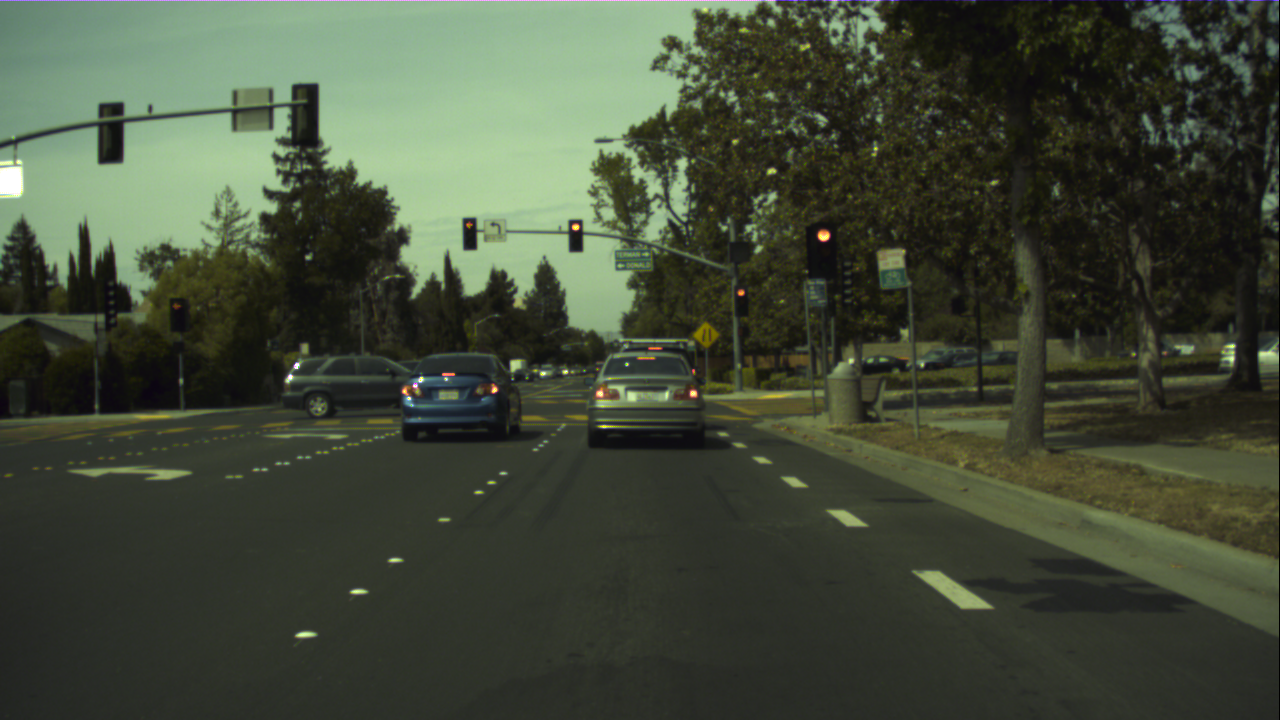
//> input picture src/images/13608.png, 1280 x 720 px; the run also reads 1 picture not shown here
$ ./mainGraf   (built with g++ and OpenCV 4)
//> lines starting //> are read from the running program, lines starting //| are printed output that depends on the picture; after the words box and inside, x2 and y2 are one past the last pixel; in counts of white or black regions, pixels touching at a corner belong together
### src/TRACKING/Tracking.h
#ifndef TRACKING_H
#define TRACKING_H
#include <opencv2/opencv.hpp>
#include <opencv2/video/tracking.hpp>
#include <vector>
using namespace cv;
using namespace std;
class Tracking
{
    //p entfernung vom ursprung und θ gleich winkel
    //als p= x*cos(O)+y*sin(O)
/*     In der Praxis: Hesse’sche Normalform x · cos(θ) + y · sin(θ) = p
        Parameterraum (p, θ), mit 0 ≤ θ < π und −rmax ≤ r(θ) ≤ rmax
        (rmax = (1/2)*(√M²+ N²) )*/

        // bei hohen geschwindigkeiten hat sich der Kalmanfilter als schlechetr erwiesen
        //ein einfacheres verfahren letztes verwenden von (p,θ) hat sich als besser erwiesen
        //Tracking setzt das verwenden des alten (p,θ) um also Acc(p,θ)

private:
    KalmanFilter kf;
    /* data */
public:
    Tracking(/* args */);
    void drawRhoThetaLine(Mat& img, double rho, double theta, Scalar color, int thickness);
    void generateHoughValuesAndTest();
    double process(cv::Mat& visual_img,double p_current,double theta_current);
    ~Tracking();
};
#endif // TRACKING_H

### src/NOISEREDUCTION/NoiseReduction.h
//
// Created by root on 05.11.25.
//

#ifndef DOCKIBOT_NOISEREDUCTION_H
#define DOCKIBOT_NOISEREDUCTION_H
#include <opencv2/opencv.hpp>
using namespace cv;
class NoiseReduction {
   static Mat m_image;
    public:
    Mat completeRunNoiseReduction(Mat image);
};


#endif //DOCKIBOT_NOISEREDUCTION_H

### src/FOURPICTURESDISPLAY/DisplayFourPictures.h
//
// Created by root on 05.11.25.
//

#ifndef DISPLAYFOURPICTURES_H
#define DISPLAYFOURPICTURES_H
#include <opencv2/opencv.hpp>
#include <vector>
using namespace cv;
using namespace std;
class DisplayFourPictures {
public:
  // 3. Lösche den Kopier-Konstruktor und Zuweisungs-Operator
  //    Dies verhindert, dass jemand die Instanz kopieren kann.
  DisplayFourPictures(const DisplayFourPictures&) = delete;
  DisplayFourPictures& operator=(const DisplayFourPictures&) = delete;

  // 2. Die öffentliche "getInstance" Methode
  static DisplayFourPictures& getInstance() {
    // 1. Die einzige Instanz wird hier als "static" deklariert.
    //    Sie wird nur beim allerersten Aufruf von getInstance() erstellt.
    //    Dies ist seit C++11 garantiert thread-sicher.
    static DisplayFourPictures instance;

    return instance;
  }

  static void addPictures(Mat image);

private:
  static vector<Mat> m_pictures;
  // 0. Der Konstruktor ist private!
  DisplayFourPictures() {
    // Konstruktor-Logik hier (wird nur einmal ausgeführt)
    std::cout << "Singleton-Instanz erstellt!" << std::endl;
  }
};


#endif //DISPLAYFOURPICTURES_H

### src/COLORSPACESCALING/ColorSpaceScaling.h
#ifndef COLORSPACESCALING_H
#define COLORSPACESCALING_H
#include <opencv2/opencv.hpp>
using namespace cv;
using namespace std;
class ColorSpaceScaling {
public:
    static int m_imageFlagYuv;
    static Mat m_image; // Das BGR-Bild, auf das wir zeichnen

    static void greyScaleBGRTOGREY();

    static void backYUVToRGB();

    static void yuvScale();

    // NEUE SIGNATUR: Nimmt das YUV-Bild zum Lesen entgegen
    static void drawLine( int k, int step, int y_line, int starlefside,const Mat& yuvImage);

    static void verticalThreeFourthLine();
    static Mat CompleteRunCSS(Mat image);
};

#endif //COLORSPACESCALING_H

### src/NOISEREDUCTION/NoiseReduction.cpp
//
// Created by root on 05.11.25.
//

#include "NoiseReduction.h"

#include "../FOURPICTURESDISPLAY/DisplayFourPictures.h"
Mat NoiseReduction::m_image;
Mat NoiseReduction::completeRunNoiseReduction(Mat image) {
    bilateralFilter(image,m_image,7,25,50);
    //DisplayFourPictures& display=DisplayFourPictures::getInstance();
    //display.addPictures(m_image);
    return m_image;
}

### src/COLORSPACESCALING/ColorSpaceScaling.cpp
#include "ColorSpaceScaling.h"

#include "../FOURPICTURESDISPLAY/DisplayFourPictures.h"
Mat ColorSpaceScaling::m_image; // Definition
int ColorSpaceScaling::m_imageFlagYuv;
// greyscale(...) bleibt unverändert
void ColorSpaceScaling::greyScaleBGRTOGREY() {
    if (m_image.empty()) {
        throw invalid_argument("No image is provided");
    }else {
        cvtColor(m_image, m_image, COLOR_BGR2GRAY);

    }
}
// [8 lines left out: function backYUVToRGB, not called in this run]
void ColorSpaceScaling::yuvScale() {
    if (m_image.empty()) {
        throw invalid_argument("No image is provided");
    }else {
        // KORREKTUR/HINWEIS: Wenn u=Cb und v=Cr ist,
        // MUSST du COLOR_BGR2YCrCb verwenden!
        cvtColor(m_image, m_image, COLOR_BGR2YUV);

    }
}

// ==========================================================
// KORRIGIERTE drawLine FUNKTION
// ==========================================================
void ColorSpaceScaling::drawLine(int k, int step, int y_line, int starlefside,const Mat& yuvImage) {
    int current_x = 0; // Die X-Position, die wir scannen

    // 1. Startposition bestimmen
    if (k == 1) { // Linke Seite
        current_x = starlefside;
    } else { // Rechte Seite
        int width = m_image.cols;
        // Startet auf der rechten Seite, 11 Schritte "links" vom rechten Rand
        current_x = width - starlefside - (step * 11);
    }
    // 2. Schleife: Scanne 11 Punkte
    for (int i = 0; i < 11; i++) {

        // Hole den YCrCb-Pixelwert aus dem YCrCb-BILD (yuvImage)
        // an der korrekten Position (y_line, current_x)

        Vec3b pixel = yuvImage.at<Vec3b>(y_line, current_x);

        circle(m_image,
           Point(current_x, y_line),
           7,
           Scalar( 0,0,255),        // ROT (R=255, G=0, B=0)
           1);
        int u_val = static_cast<int>(pixel[1]); // Cb (Kanal 2)
        int v_val = static_cast<int>(pixel[2]); // Cr (Kanal 1)
        cout << "u - v: " << u_val <<" - "<<v_val <<"="<<u_val-v_val <<"\n";
        // "wenn u-v < -15"
        if (u_val - v_val < -15) {
            cout<< "Gefunden bei x=" << current_x << ", u-v=" << (u_val - v_val) << "\n";
            m_imageFlagYuv=1;
        //     cv::circle(m_image,
        //    cv::Point(current_x, y_line),
        //    7,
        //    cv::Scalar( 0,255, 255),      // GELB (R=255, G=255, B=0)
        //    1);// Gefüllt
        break;
        }
        //Mat yuvImage = yuvscale(m_image); heir einfügen bzw ausklammern wenn wirklcih evrwenden

        current_x += step;
    }
}

// ==========================================================
// KORRIGIERTE vertivalThrreFourthLine FUNKTION
// ==========================================================
void ColorSpaceScaling::verticalThreeFourthLine() {

    if (m_image.empty()) {
        throw invalid_argument("No image is provided");
    }

    // 1. m_image als *Kopie* des Originals (BGR) speichern, ZUM ZEICHNEN.


    // 2. EINE YCrCb-Version erstellen, NUR ZUM LESEN
     // Nutzt die korrigierte YCrCb-Konvertierung
    Mat yuvimage=m_image.clone();
    cvtColor(yuvimage, yuvimage, COLOR_BGR2YUV);
    int startleftside = 150;
    int width = m_image.cols;
    int height = m_image.rows;
    int line_y = (height * 3) / 4;
    int step = max(1, static_cast<int>(width * 0.01));

    cout << "Bildgröße: " << width << "x" << height << "\n";
    cout << "Scan-Linie bei y=" << line_y << "\n";
    cout << "Pixel-Abstand: " << step << "px\n";

    // 3. Rufe die korrigierte drawLine auf
    drawLine( 1, step, line_y, startleftside,yuvimage);
    if(m_imageFlagYuv==0){
    drawLine(-1, step, line_y, startleftside,yuvimage);
    }


}

Mat ColorSpaceScaling::CompleteRunCSS(Mat image) {
    if (image.empty()) {
        throw invalid_argument("No image is provided");
    }
    m_imageFlagYuv=0;
    m_image = image.clone();
    if(m_image.size().width>640 || m_image.size().height>480){
    Size grid_size(640, 480);
    resize(m_image,m_image, grid_size);
    }
    verticalThreeFourthLine();
    if(m_imageFlagYuv==0){
        cout << " greyscale aufgerufen\n";
        greyScaleBGRTOGREY();
    }else{
        cout << " yuvscale aufgerufen\n";
        yuvScale();
    }

    // [7 lines of commented-out code are left out]


    return m_image;
}

### src/mainGraf.cpp
#include <iostream>

#include <opencv2/opencv.hpp>

#include "COLORSPACESCALING/ColorSpaceScaling.h"
#include "FOURPICTURESDISPLAY/DisplayFourPictures.h"
#include "NOISEREDUCTION/NoiseReduction.h"
#include "TRACKING/Tracking.h"
// TIP To <b>Run</b> code, press <shortcut actionId="Run"/> or click the <icon src="AllIcons.Actions.Execute"/> icon in the gutter.
using namespace cv;
void onePictureAandB(Mat image) {
    ColorSpaceScaling a;
    image =a.CompleteRunCSS(image);
    NoiseReduction b;
    b.completeRunNoiseReduction(image);
}
int main() {
    DisplayFourPictures& display=DisplayFourPictures::getInstance();
    string base_path = "/ws/src/example_ros_wheels/src/images/";

    Mat image1 = imread(base_path + "13608.png");
//> image1 is the input picture: 720 rows x 1280 cols, CV_8UC3; mean B, G, R 56.8, 74.2, 66.1
    Mat image2 = imread(base_path + "15582.png");
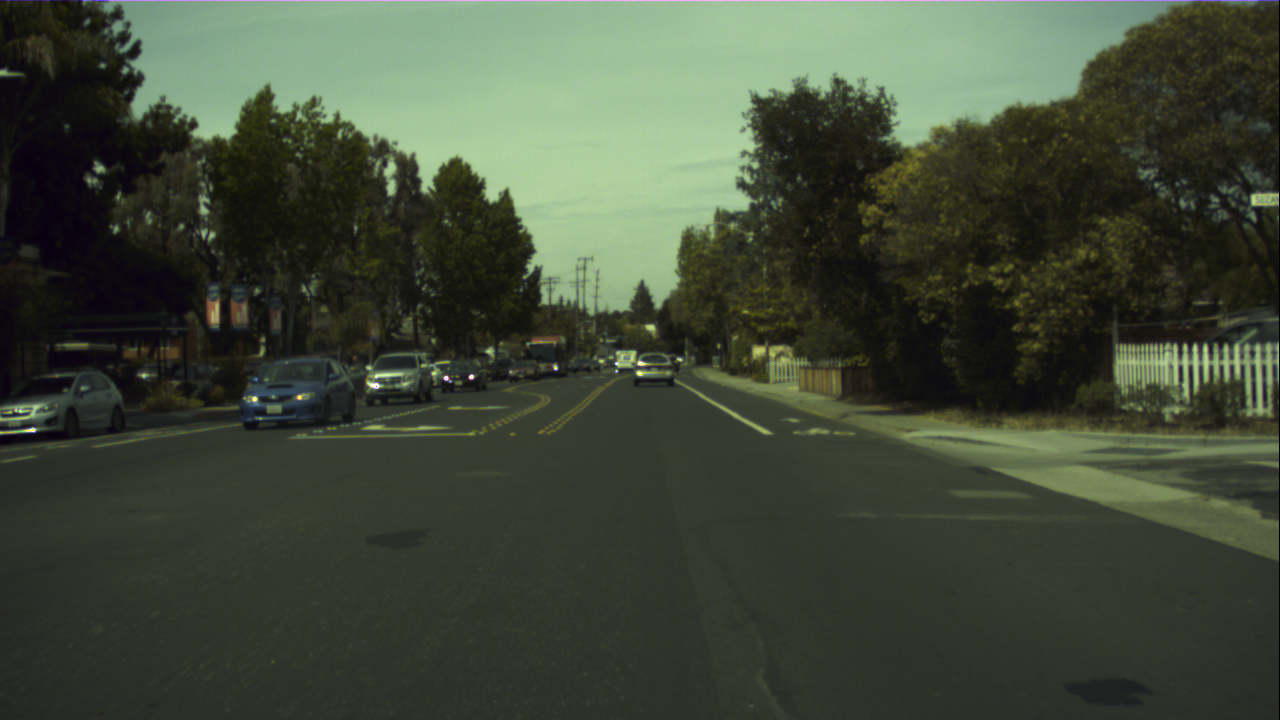
//> input picture src/images/15582.png, 1280 x 720 px
//> image2 is the input picture: 720 rows x 1280 cols, CV_8UC3; mean B, G, R 57, 73.3, 65
    Mat image3 = imread(base_path + "17312.png");
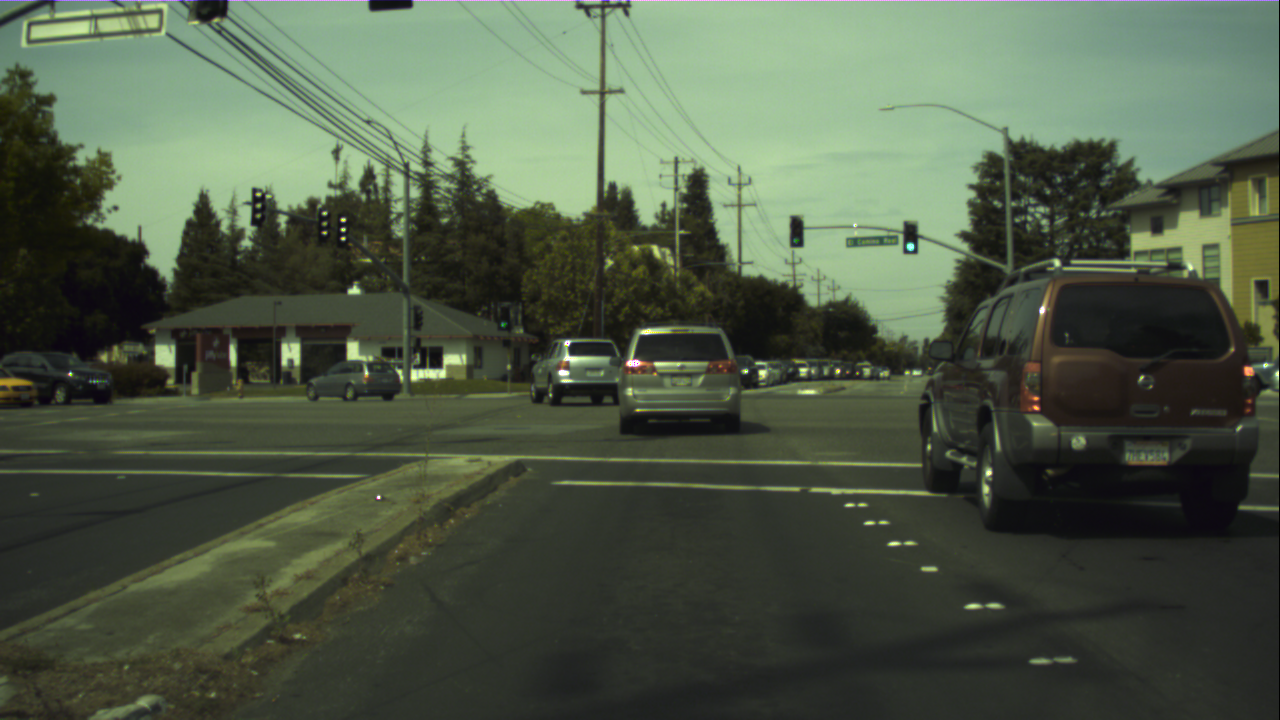
//> input picture src/images/17312.png, 1280 x 720 px
//> image3 is the input picture: 720 rows x 1280 cols, CV_8UC3; mean B, G, R 70.9, 90.3, 78.5
    Mat image4 = imread(base_path + "21800.png");
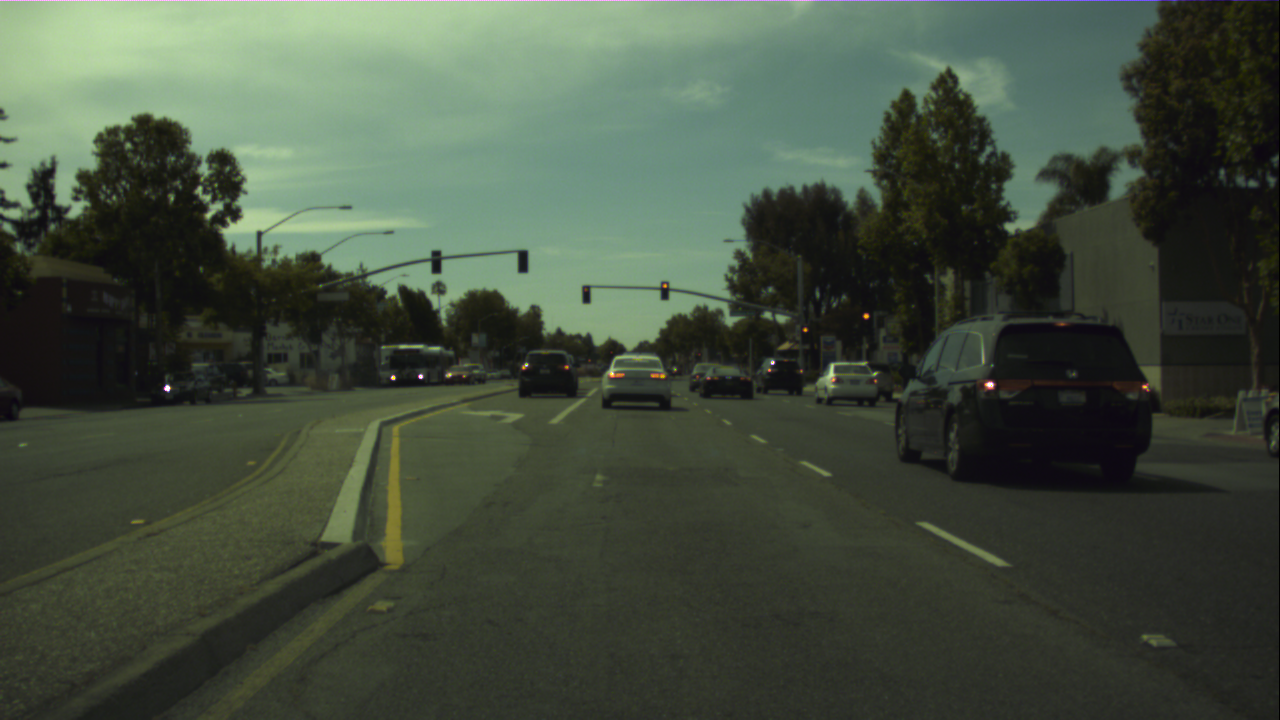
//> input picture src/images/21800.png, 1280 x 720 px
//> image4 is the input picture: 720 rows x 1280 cols, CV_8UC3; mean B, G, R 63.2, 78.4, 67.4
    Mat image5 = imread(base_path + "13190.png");
    onePictureAandB(image1);
//> in verticalThreeFourthLine, `cvtColor(yuvimage, yuvimage, COLOR_BGR2YUV);`: yuvimage: 480 rows x 640 cols, CV_8UC3; mean of channels 0, 1, 2 69.8, 121.8, 124.7
//| Bildgröße: 640x480
//| Scan-Linie bei y=360
//| Pixel-Abstand: 6px
//> the loop in drawLine, `for (int i = 0; i < 11; i++)` made 11 passes
//> (pixel, u_val) on passes 1 to 11: ([52, 125, 126], 125), ([52, 125, 126], 125), ([53, 124, 126], 124), ([54, 124, 126], 124), ([53, 124, 126], 124), ([53, 123, 126], 123), ([53, 124, 126], 124), ([53, 124, 126], 124), ([54, 124, 126], 124), ([54, 125, 126], 125), ([54, 124, 126], 124)
//| u - v: 125 - 126=-1
//| u - v: 125 - 126=-1
//| u - v: 124 - 126=-2
//| u - v: 124 - 126=-2
//| u - v: 124 - 126=-2
//| u - v: 123 - 126=-3
//| u - v: 124 - 126=-2
//| u - v: 124 - 126=-2
//> (output is shown up to pass 8 of 11)
//> after the loop in drawLine, `for (int i = 0; i < 11; i++)`: m_image: 480 rows x 640 cols, CV_8UC3; mean B, G, R 56.8, 74.1, 66.3
//> after the loop in drawLine, `for (int i = 0; i < 11; i++)`: current_x = 216
//> the loop in drawLine (call 2), `for (int i = 0; i < 11; i++)` made 11 passes
//> (pixel, u_val, v_val) on passes 1 to 11: ([54, 125, 126], 125, 126), ([56, 123, 126], 123, 126), ([57, 123, 127], 123, 127), ([58, 124, 126], 124, 126), ([58, 123, 126], 123, 126), ([57, 122, 126], 122, 126), ([56, 123, 127], 123, 127), ([53, 124, 127], 124, 127), ([54, 123, 127], 123, 127), ([55, 124, 126], 124, 126), ([56, 124, 127], 124, 127)
//| u - v: 125 - 126=-1
//| u - v: 123 - 126=-3
//| u - v: 123 - 127=-4
//| u - v: 124 - 126=-2
//| u - v: 123 - 126=-3
//| u - v: 122 - 126=-4
//| u - v: 123 - 127=-4
//| u - v: 124 - 127=-3
//> (output is shown up to pass 8 of 11)
//> after the loop in drawLine (call 2), `for (int i = 0; i < 11; i++)`: m_image: 480 rows x 640 cols, CV_8UC3; mean B, G, R 56.8, 74.1, 66.5
    onePictureAandB(image2);
//> in verticalThreeFourthLine (call 2), `cvtColor(yuvimage, yuvimage, COLOR_BGR2YUV);`: yuvimage: 480 rows x 640 cols, CV_8UC3; mean of channels 0, 1, 2 68.9, 122.3, 124.5
//| Bildgröße: 640x480
//| Scan-Linie bei y=360
//| Pixel-Abstand: 6px
//> after the loop in drawLine (call 3), `for (int i = 0; i < 11; i++)`: m_image: 480 rows x 640 cols, CV_8UC3; mean B, G, R 57, 73.2, 65.2
//> after the loop in drawLine (call 4), `for (int i = 0; i < 11; i++)`: m_image: 480 rows x 640 cols, CV_8UC3; mean B, G, R 56.9, 73.1, 65.4
    onePictureAandB(image3);
//> in verticalThreeFourthLine (call 3), `cvtColor(yuvimage, yuvimage, COLOR_BGR2YUV);`: yuvimage: 480 rows x 640 cols, CV_8UC3; mean of channels 0, 1, 2 84.5, 121.4, 122.6
//| Bildgröße: 640x480
//| Scan-Linie bei y=360
//| Pixel-Abstand: 6px
//> after the loop in drawLine (call 5), `for (int i = 0; i < 11; i++)`: m_image: 480 rows x 640 cols, CV_8UC3; mean B, G, R 70.9, 90.2, 78.6
//> in yuvScale, `cvtColor(m_image, m_image, COLOR_BGR2YUV);`: m_image: 480 rows x 640 cols, CV_8UC3; mean of channels 0, 1, 2 84.5, 121.4, 122.7
    onePictureAandB(image4);
//> in verticalThreeFourthLine (call 4), `cvtColor(yuvimage, yuvimage, COLOR_BGR2YUV);`: yuvimage: 480 rows x 640 cols, CV_8UC3; mean of channels 0, 1, 2 73.4, 123.1, 122.7
//| Bildgröße: 640x480
//| Scan-Linie bei y=360
//| Pixel-Abstand: 6px
//> the loop in drawLine (call 6), `for (int i = 0; i < 11; i++)` made 8 passes
//> (pixel, u_val, v_val) on passes 1 to 8: ([66, 120, 126], 120, 126), ([59, 122, 127], 122, 127), ([95, 110, 125], 110, 125), ([107, 112, 124], 112, 124), ([107, 111, 121], 111, 121), ([66, 121, 123], 121, 123), ([59, 124, 127], 124, 127), ([98, 106, 131], 106, 131)
//| u - v: 120 - 126=-6
//| u - v: 122 - 127=-5
//| u - v: 110 - 125=-15
//| u - v: 112 - 124=-12
//| u - v: 111 - 121=-10
//| u - v: 121 - 123=-2
//| u - v: 124 - 127=-3
//| u - v: 106 - 131=-25
//| Gefunden bei x=192, u-v=-25
//> after the loop in drawLine (call 6), `for (int i = 0; i < 11; i++)`:
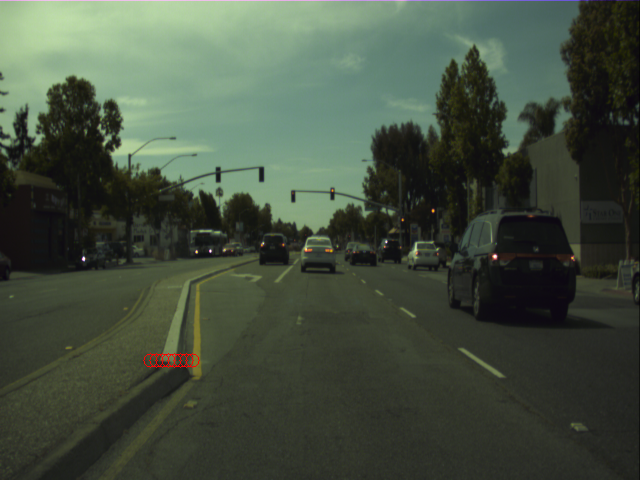
//> m_image: 480 rows x 640 cols, CV_8UC3; mean B, G, R 63.2, 78.3, 67.5
//> after the loop in drawLine (call 6), `for (int i = 0; i < 11; i++)`: current_x = 192
//> in yuvScale (call 2), `cvtColor(m_image, m_image, COLOR_BGR2YUV);`: m_image: 480 rows x 640 cols, CV_8UC3; mean of channels 0, 1, 2 73.4, 123.1, 122.8
    onePictureAandB(image5);
//> in verticalThreeFourthLine (call 5), `cvtColor(yuvimage, yuvimage, COLOR_BGR2YUV);`: yuvimage: 480 rows x 640 cols, CV_8UC3; mean of channels 0, 1, 2 67.3, 122.1, 124.5
//| Bildgröße: 640x480
//| Scan-Linie bei y=360
//| Pixel-Abstand: 6px
//> the loop in drawLine (call 7), `for (int i = 0; i < 11; i++)` made 11 passes
//> (pixel, u_val, v_val) on passes 1 to 11: ([56, 123, 126], 123, 126), ([57, 124, 127], 124, 127), ([59, 123, 127], 123, 127), ([56, 124, 127], 124, 127), ([56, 122, 125], 122, 125), ([58, 123, 126], 123, 126), ([62, 124, 128], 124, 128), ([60, 122, 126], 122, 126), ([65, 123, 126], 123, 126), ([60, 123, 127], 123, 127), ([57, 123, 126], 123, 126)
//| u - v: 123 - 126=-3
//| u - v: 124 - 127=-3
//| u - v: 123 - 127=-4
//| u - v: 124 - 127=-3
//| u - v: 122 - 125=-3
//| u - v: 123 - 126=-3
//| u - v: 124 - 128=-4
//| u - v: 122 - 126=-4
//> (output is shown up to pass 8 of 11)
//> after the loop in drawLine (call 7), `for (int i = 0; i < 11; i++)`:
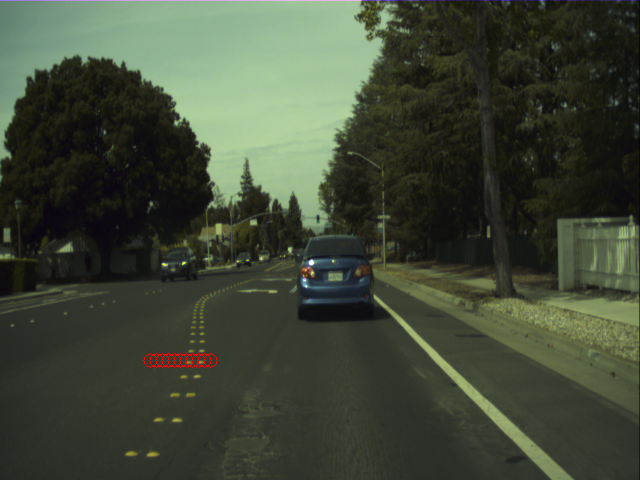
//> m_image: 480 rows x 640 cols, CV_8UC3; mean B, G, R 55, 71.6, 63.7
//> after the loop in drawLine (call 7), `for (int i = 0; i < 11; i++)`: current_x = 216
//> after the loop in drawLine (call 8), `for (int i = 0; i < 11; i++)`: m_image: 480 rows x 640 cols, CV_8UC3; 98 pixels changed, all inside (x1, y1, x2, y2) = (417, 353, 444, 368)
//> in yuvScale (call 3), `cvtColor(m_image, m_image, COLOR_BGR2YUV);`: m_image: 480 rows x 640 cols, CV_8UC3; mean of channels 0, 1, 2 67.4, 122.1, 124.7
//> in completeRunNoiseReduction (call 5), `bilateralFilter(image,m_image,7,25,50);`:
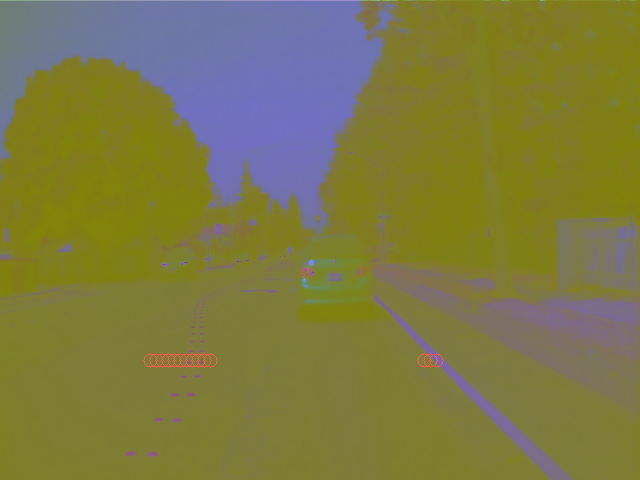
//> m_image: 480 rows x 640 cols, CV_8UC3; mean B, G, R 67.3, 122.1, 124.7

    /* Tracking F;
    F.generateHoughValuesAndTest(); */
    return 0;
    // TIP See CLion help at <a href="https://www.jetbrains.com/help/clion/">jetbrains.com/help/clion/</a>. Also, you can try interactive lessons for CLion by selecting 'Help | Learn IDE Features' from the main menu.
}
